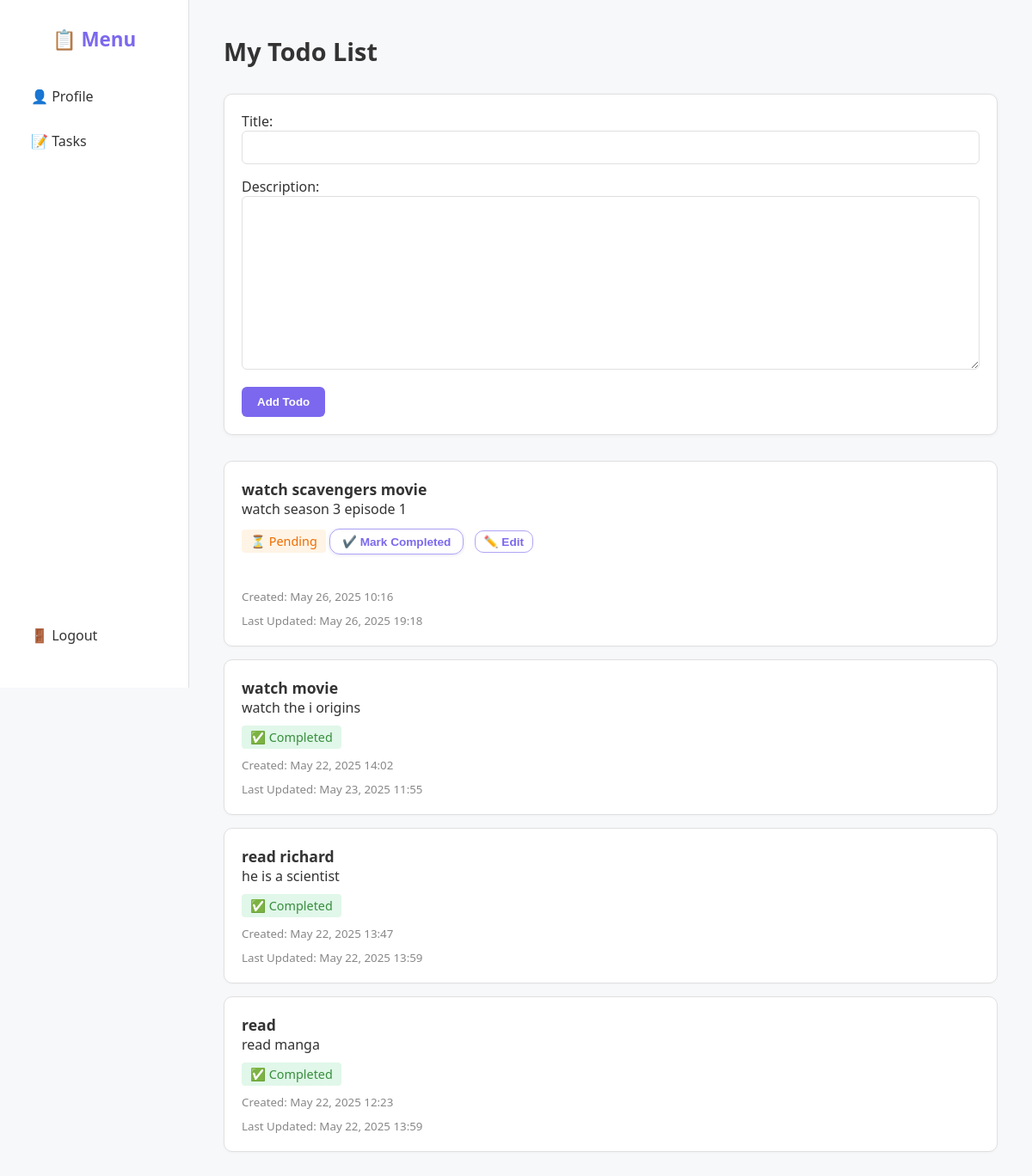
The app's page /, older data.
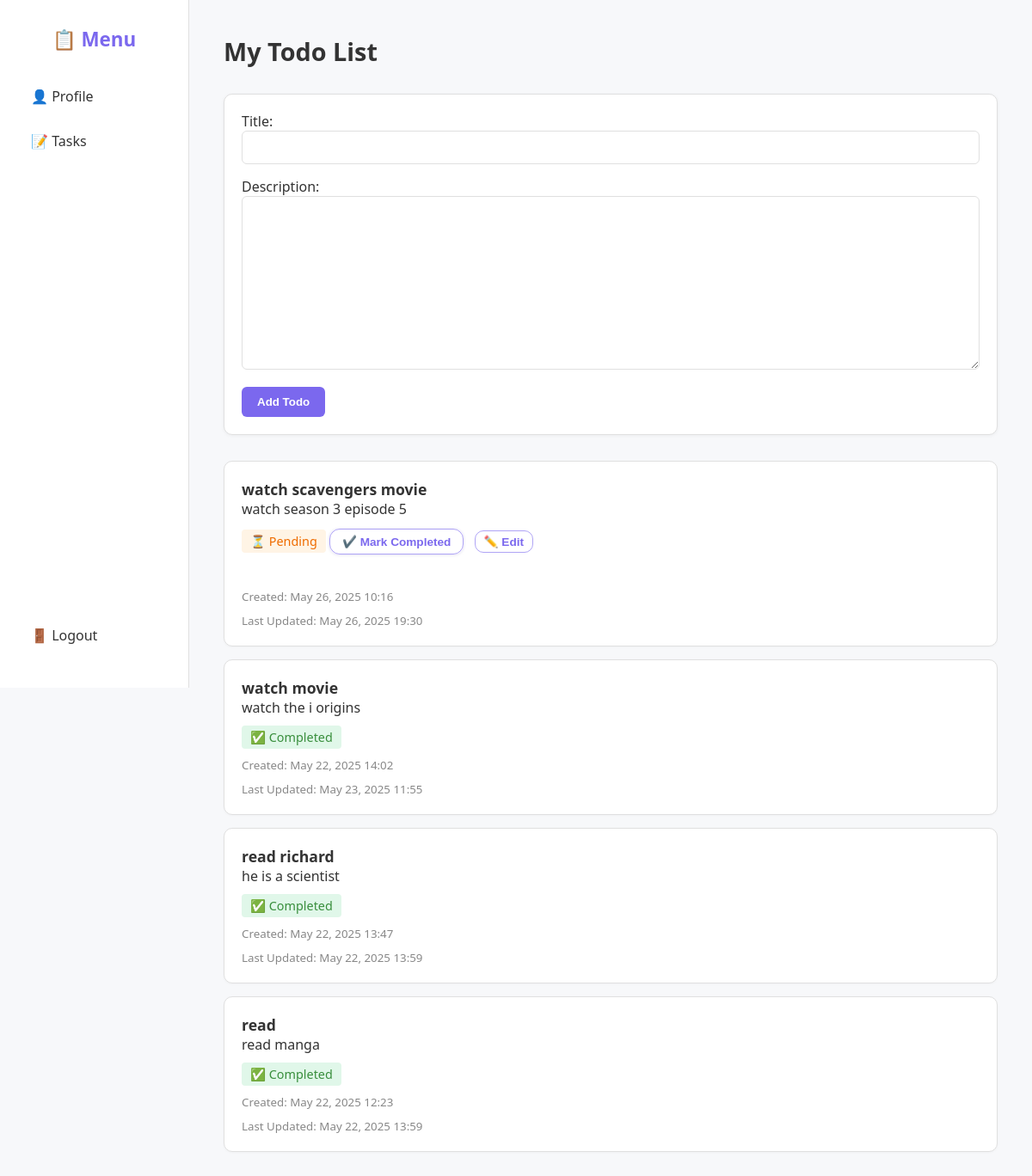
The same page, newer data.
### todos/models.py (models this page shows, shortened)
class Todo(models.Model):
    title = models.CharField(max_length=200)
    description = models.TextField()
    completed = models.BooleanField(default=False)
    created_at = models.DateTimeField(auto_now_add=True)
    updated_at = models.DateTimeField(auto_now=True)

### todos/views.py (the view)
# urls.py: 2. Add a URL to urlpatterns:  path('', views.home, name='home')
def home(request):
    if request.method == 'POST':
        form = TodoForm(request.POST)
        if form.is_valid():
            form.save()
            return redirect('home')
    else:
        form = TodoForm()
    todos = Todo.objects.all().order_by('-created_at')
    return render(request, 'todos/home.html', {'form': form, 'todos': todos})

### todos/forms.py
class TodoForm(forms.ModelForm):
    class Meta:
        model = Todo
        fields = ['title', 'description'] #'completed'

### todos/templates/todos/home.html (shortened to what this page needs)
<!DOCTYPE html>
<html lang="en">
<head>
</head>
<body>
  <div class="sidebar">
    <div class="menu-top">
      <h2>📋 Menu</h2>
      <a href="{% url 'profile' %}">👤 Profile</a>
      <a href="{% url 'home' %}">📝 Tasks</a>
    </div>
    <div class="logout-bottom">
      <a href="{% url 'logout' %}">🚪 Logout</a>
    </div>
  </div>
  <div class="main-content">
    <h1>My Todo List</h1>
    <form method="POST">
      {{ form.as_p }}
      <button type="submit">Add Todo</button>
    </form>
    <ul>
      {% for todo in todos %}
        <li>
          <strong>{{ todo.title }}</strong>
          <p>{{ todo.description }}</p>
          <span class="status {% if todo.completed %}completed{% else %}pending{% endif %}">
            {% if todo.completed %}
              ✅ Completed
            {% else %}
              ⏳ Pending
            {% endif %}
          </span>
          {% if not todo.completed %}
            <form method="POST" action="{% url 'mark_completed' todo.id %}" class="mark-completed-form">
              <button type="submit">✔️ Mark Completed</button>
            </form>
            <button class="edit-btn" onclick="toggleEditForm({{ todo.id }})">✏️ Edit</button>
          {% endif %}
          <small>Created: {{ todo.created_at|date:"M d, Y H:i" }}</small>
          <small>Last Updated: {{ todo.updated_at|date:"M d, Y H:i" }}</small>
        </li>
      {% empty %}
        <li>No todos yet.</li>
      {% endfor %}
    </ul>
  </div>
</body>
</html>

### todos/templates/todos/home.html (style rules this page uses)
:root { --primary: #7b68ee; --bg: #f7f8fa; --text: #333; --muted: #888; --sidebar-bg: #ffffff; --card-bg: #ffffff; --border: #e0e0e0; --green: #4caf50; --green-light: #e8f5e9; }
* { box-sizing: border-box; margin: 0; padding: 0; }
body { font-family: 'Segoe UI', Tahoma, sans-serif; background-color: var(--bg); color: var(--text); display: flex; min-height: 100vh; }
.sidebar { width: 220px; background-color: var(--sidebar-bg); border-right: 1px solid var(--border); padding: 30px 20px; height: 100vh; position: fixed; display: flex; flex-direction: column; justify-content: space-between; }
.menu-top a, .logout-bottom a { display: block; padding: 10px 16px; color: var(--text); text-decoration: none; border-radius: 6px; margin-bottom: 10px; transition: background 0.2s ease; }
.sidebar h2 { font-size: 1.4rem; font-weight: 600; margin-bottom: 30px; color: var(--primary); text-align: center; }
.main-content { margin-left: 220px; padding: 40px; width: 100%; }
h1 { font-size: 1.8rem; font-weight: 600; margin-bottom: 30px; }
form { background: var(--card-bg); padding: 20px; border-radius: 10px; box-shadow: 0 1px 4px rgba(0, 0, 0, 0.05); margin-bottom: 30px; border: 1px solid var(--border); }
input[type="text"], textarea { width: 100%; padding: 10px; margin-bottom: 15px; border: 1px solid var(--border); border-radius: 6px; font-size: 0.95rem; }
button { background-color: var(--primary); color: white; border: none; padding: 10px 18px; border-radius: 6px; font-weight: 600; cursor: pointer; transition: background 0.3s ease; }
ul { list-style: none; margin-top: 20px; }
li { background: var(--card-bg); border: 1px solid var(--border); border-radius: 10px; padding: 20px; margin-bottom: 15px; box-shadow: 0 1px 3px rgba(0, 0, 0, 0.03); }
li strong { font-size: 1.1rem; }
.status { display: inline-block; margin-top: 10px; font-size: 0.9rem; padding: 4px 10px; border-radius: 4px; }
.completed { background-color: #e0f7e9; color: #388e3c; }
.pending { background-color: #fff4e5; color: #ef6c00; }
form.mark-completed-form { display: inline-block; margin-top: 12px; border: none; padding: 0; outline: none; }
form.mark-completed-form button { background-color: transparent; color: var(--primary); border: 1px solid rgba(123, 104, 238, 0.6); padding: 6px 14px; font-size: 0.85rem; border-radius: 12px; font-weight: 600; cursor: pointer; transition: all 0.3s ease; box-shadow: 0 0 3px rgba(123, 104, 238, 0.2); }
.edit-btn { background-color: transparent; color: var(--primary); border: 1px solid rgba(123, 104, 238, 0.6); padding: 4px 10px; font-size: 0.85rem; border-radius: 10px; cursor: pointer; margin-left: 8px; transition: all 0.3s ease; }
small { display: block; margin-top: 10px; color: var(--muted); }

Row changes from the older to the newer data that the page shows:
changed Todo "watch scavengers movie": description "watch season 3 episode 1" → "watch season 3 episode 5"; updated_at "May 26, 2025 19:18" → "May 26, 2025 19:30"
